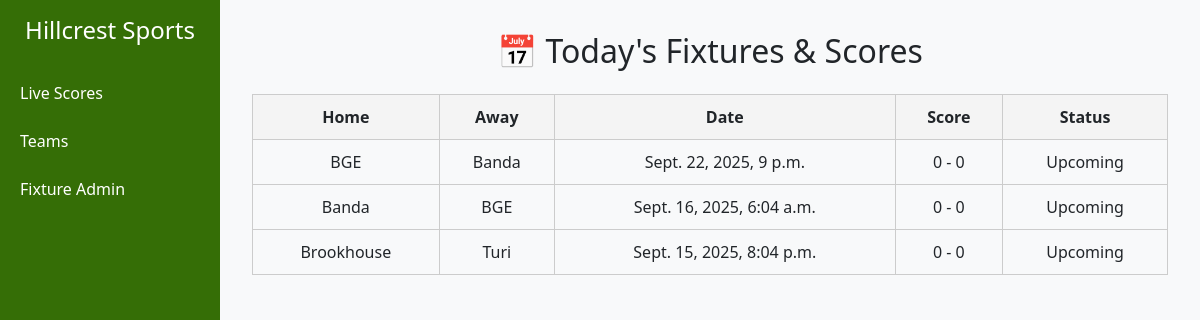
Before: / with the older database file.
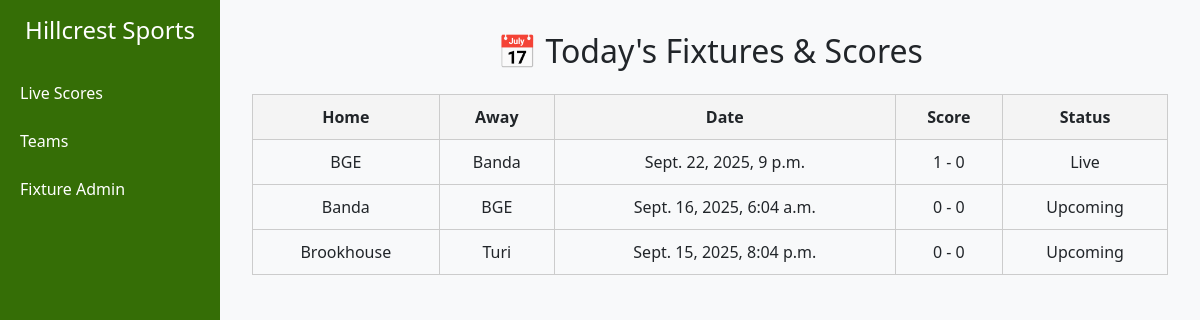
After: the same page with the newer database file.
### fixtureadmin/models.py (models this page shows, shortened)
class Fixture(models.Model):
    STATUS_CHOICES = [
        ('upcoming', 'Upcoming'),
        ('live', 'Live'),
        ('finished', 'Finished'),
    ]
    home_team = models.ForeignKey(Teams, on_delete=models.CASCADE, related_name="home_fixtures")
    away_team = models.ForeignKey(Teams, on_delete=models.CASCADE, related_name="away_fixtures")
    match_date = models.DateTimeField()
    home_score = models.IntegerField(default=0)
    away_score = models.IntegerField(default=0)
    status = models.CharField(max_length=10, choices=STATUS_CHOICES, default='upcoming')

### teams/models.py (models this page shows)
class Teams(models.Model):
    team_name = models.CharField(max_length=200, blank=True)
    age_group = models.CharField(max_length=200, blank=True)
    gender = models.CharField(max_length=15, blank=True)
    sport = models.CharField(max_length=15, blank=True)
    coach = models.CharField(max_length=15, blank=True)
    email = models.EmailField(unique=False)
    added_on = models.DateTimeField(auto_now_add=True)
    def __str__(self):
        return self.team_name

### fixtureviewer/views.py (the view)
# urls.py: path('', views.dashboard, name='dashboard'),
def dashboard(request):
    fixtures = Fixture.objects.all().order_by('-match_date')
    return render(request, 'viewer/livescore.html', {'fixtures': fixtures})

### templates/viewer/livescore.html (shortened to what this page needs)
{% extends 'base/main.html' %}
{% block content %}
  <h2 class="mb-4">📅 Today's Fixtures & Scores</h2>
<table border="1" cellpadding="8">
  <tr>
    <th>Home</th>
    <th>Away</th>
    <th>Date</th>
    <th>Score</th>
    <th>Status</th>
  </tr>
  {% for fixture in fixtures %}
  <tr>
    <td>{{ fixture.home_team }}</td>
    <td>{{ fixture.away_team }}</td>
    <td>{{ fixture.match_date }}</td>
    <td>{{ fixture.home_score }} - {{ fixture.away_score }}</td>
    <td>{{ fixture.get_status_display }}</td>
  </tr>
  {% empty %}
  <tr><td colspan="6">No fixtures available.</td></tr>
  {% endfor %}
</table>
{% endblock %}

Changed rows visible on the page:
changed Fixture: home_score "0" → "1"; status "Upcoming" → "Live"
